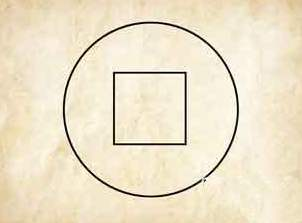
#> input picture python_homework/circle.png, 302 x 223 px
$ python quues3.py   (older library calls are emulated)
#> lines starting #> are read from the running program, lines starting #| are printed output that depends on the picture; after the words box and inside, x2 and y2 are one past the last pixel; in counts of white or black regions, pixels touching at a corner belong together
import cv2
import numpy as np
import math

def hough_circle_detection_gradient(image, min_radius=10, max_radius=100, threshold=50):
    """
    使用霍夫梯度法实现圆检测

    参数:
    image - 输入图像（灰度图）
    min_radius - 最小圆半径
    max_radius - 最大圆半径
    threshold - 累加器阈值（检测到圆的最低计数）

    返回:
    circles - 检测到的圆列表 [x, y, r]
    """
    # 1. 边缘检测（使用Canny）
    edges = cv2.Canny(image, 50, 150)

    # 2. 计算梯度（Sobel算子）
    grad_x = cv2.Sobel(image, cv2.CV_64F, 1, 0, ksize=3)
    grad_y = cv2.Sobel(image, cv2.CV_64F, 0, 1, ksize=3)

    # 3. 创建圆心累加器（二维数组：[x, y]）
    height, width = image.shape[:2]
    center_accumulator = np.zeros((height, width), dtype=np.int32)

    # 4. 遍历边缘点，沿梯度方向投票（寻找圆心）
    for y in range(height):
        for x in range(width):
            if edges[y, x] != 0:  # 如果是边缘点
                # 计算梯度方向
                angle = math.atan2(grad_y[y, x], grad_x[y, x])

                # 对于每个可能的半径，计算可能的圆心位置
                for r in range(min_radius, max_radius + 1):
                    # 沿着梯度方向（垂直于边缘）计算圆心位置
                    # 圆心在边缘点的梯度方向上
                    center_x = int(x - r * math.cos(angle))
                    center_y = int(y - r * math.sin(angle))

                    # 检查坐标是否在图像范围内
                    if 0 <= center_x < width and 0 <= center_y < height:
                        center_accumulator[center_y, center_x] += 1

    # normalize 返回的可能是非 uint8 类型（例如 CV_32S），imshow 不接受 CV_32S 等深度
    # 先转换为 float 再归一化到 0-255，最后转为 uint8 用于显示
    center_accumulator_disp = cv2.normalize(center_accumulator.astype(np.float32), None, 0, 255, cv2.NORM_MINMAX).astype(np.uint8)
    cv2.imshow('Center Accumulator', center_accumulator_disp)
    # 5. 寻找圆心位置（累加器中的峰值）
    # 向量化寻找候选并限制数量，避免在低阈值下计算量爆炸
    ys, xs = np.where(center_accumulator >= threshold)
    if len(xs) == 0:
        return []
    votes = center_accumulator[ys, xs]
    # 组合并按投票数降序排序，取 top_k 候选以限制复杂度
    top_k = 50
    idx_sorted = np.argsort(votes)[::-1]
    idx_sorted = idx_sorted[:top_k]
    center_candidates = [(int(xs[i]), int(ys[i]), int(votes[i])) for i in idx_sorted]

    # 6. 对每个候选圆心，计算最佳半径
    circles = []
    # 预计算边缘点坐标向量，向量化距离计算
    edge_pts = np.column_stack(np.where(edges != 0))  # [[y,x], ...]
    if edge_pts.size == 0:
        return []

    for (cx, cy, count) in center_candidates:
        # 计算所有边缘点到候选圆心的距离（向量化）
        dy = edge_pts[:, 0].astype(np.float32) - float(cy)
        dx = edge_pts[:, 1].astype(np.float32) - float(cx)
        dists = np.hypot(dx, dy)

        # 把距离四舍五入到最近整数并筛选半径范围
        d_round = np.rint(dists).astype(np.int32)
        mask = (d_round >= min_radius) & (d_round <= max_radius)
        if not np.any(mask):
            continue
        d_sel = d_round[mask]

        # 使用 bincount 统计最常见半径（高效且不会出现空直方图问题）
        counts = np.bincount(d_sel - min_radius, minlength=(max_radius - min_radius + 1))
        best_idx = np.argmax(counts)
        radius = int(best_idx + min_radius)

        # 验证并添加
        if min_radius <= radius <= max_radius and counts[best_idx] > 0:
            circles.append([cx, cy, radius])

    return circles


if __name__ == "__main__":
    # 读取图像
    image = cv2.imread('circle.png')
#> image is the input picture: shape (223, 302, 3); mean B, G, R 202.1, 227, 238
    if image is None:
        print("错误：无法读取图像，请确保图像文件存在")
        exit()

    # 转换为灰度图
    gray = cv2.cvtColor(image, cv2.COLOR_BGR2GRAY)
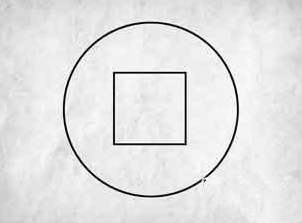
#> gray: shape (223, 302); min 1, max 254, mean 227.4

    # 应用高斯模糊减少噪声
    gray = cv2.GaussianBlur(gray, (5, 5), 0)
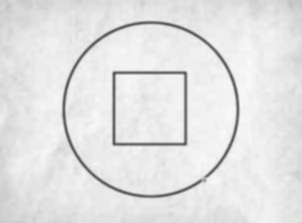
#> gray: shape (223, 302); min 75, max 249, mean 227.5

    # 执行霍夫圆检测（霍夫梯度法）
    circles = hough_circle_detection_gradient(gray, min_radius=10, max_radius=100, threshold=105)
#> in hough_circle_detection_gradient, `edges = cv2.Canny(image, 50, 150)`:
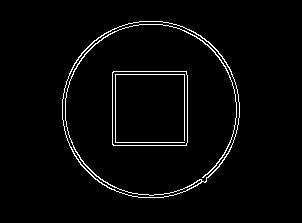
#> edges: shape (223, 302); 2.7% white in thin lines or dots, all inside (x1, y1, x2, y2) = (62, 21, 240, 198)
#> in hough_circle_detection_gradient, `grad_x = cv2.Sobel(image, cv2.CV_64F, 1, 0, ksize=3)`:
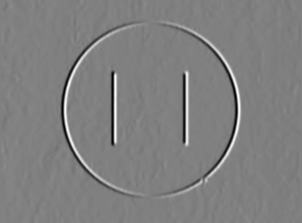
#> grad_x: shape (223, 302) float64; min -495, max 491, mean 0.1; drawn with min black and max white
#> in hough_circle_detection_gradient, `grad_y = cv2.Sobel(image, cv2.CV_64F, 0, 1, ksize=3)`:
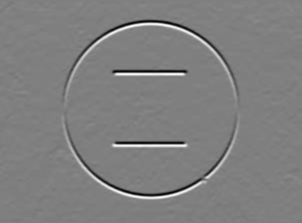
#> grad_y: shape (223, 302) float64; min -474, max 473, mean 0.2; drawn with min black and max white
#> after the loop in hough_circle_detection_gradient, `for y in range(height):`:
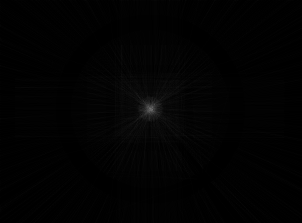
#> center_accumulator: shape (223, 302) int32; min 0, max 109, mean 2.1
#> in hough_circle_detection_gradient, `ys, xs = np.where(center_accumulator >= threshold)`: ys = [108, 109]; xs = [150, 152]
#> in hough_circle_detection_gradient, `votes = center_accumulator[ys, xs]`: votes = [109, 108]
#> in hough_circle_detection_gradient, `idx_sorted = np.argsort(votes)[::-1]`: idx_sorted = [0, 1]
#> in hough_circle_detection_gradient, `center_candidates = [(int(xs[i]), int(ys[i]), int(votes[i])) for i in ..`: center_candidates = [(150, 108, 109), (152, 109, 108)]
#> in hough_circle_detection_gradient, `edge_pts = np.column_stack(np.where(edges != 0))`: edge_pts = 1844 pairs, first value 21 to 197, second value 62 to 239
#> the loop in hough_circle_detection_gradient, `for (cx, cy, count) in center_candidates:` made 2 passes
#> (cx, cy, count, best_idx, radius) on passes 1 to 2: (150, 108, 109, 79, 89), (152, 109, 108, 77, 87)
#> after the loop in hough_circle_detection_gradient, `for (cx, cy, count) in center_candidates:`: circles = [[150, 108, 89], [152, 109, 87]]
#> circles = [[150, 108, 89], [152, 109, 87]]

    # 绘制检测到的圆
    result = image.copy()
    for (x, y, r) in circles:
        # 绘制圆
        cv2.circle(result, (x, y), r, (0, 255, 0), 2)
        # 绘制圆心
        cv2.circle(result, (x, y), 2, (0, 0, 255), 3)
#> this loop made 2 passes
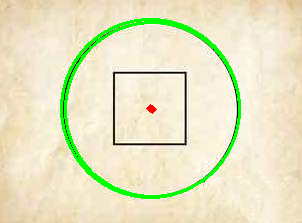
#> result: shape (223, 302, 3); 4.07% of pixels changed, all inside (x1, y1, x2, y2) = (60, 18, 241, 199)

    # 显示结果
    cv2.imshow('Detected Circles', result)
    cv2.waitKey(0)
    cv2.destroyAllWindows()
